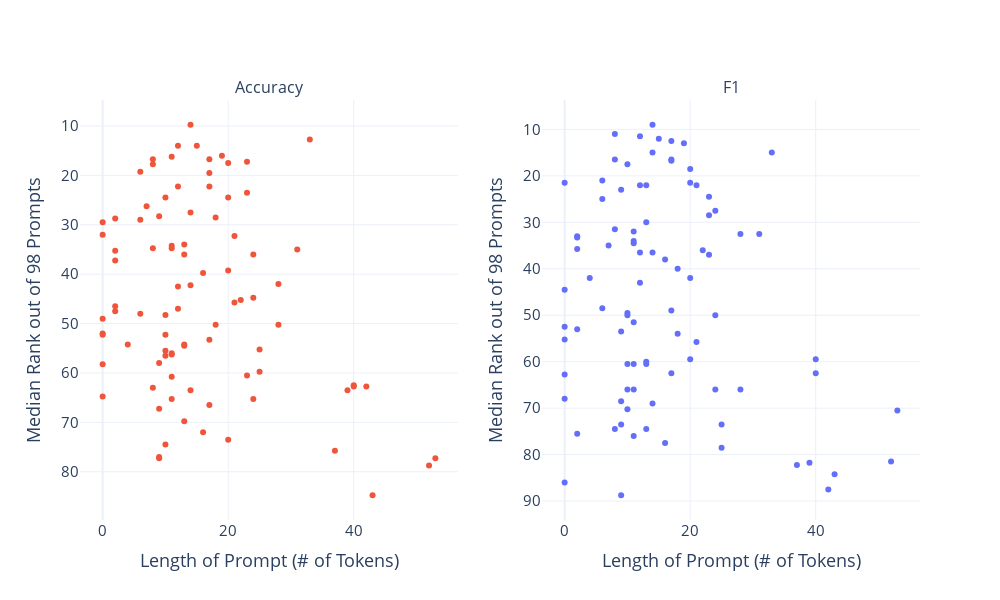

Source (notebook cell):
### Code cell
task_colors = {'CLASSIFICATION': '#1f77b4',
 'COMPLETION': '#ff7f0e',
 'ENTAILMENT': '#2ca02c',
 'MCQ': '#d62728',
 'QA': '#9467bd',
 'SENTIMENT': '#8c564b',
 'SUMMARIZATION': '#e377c2'}

GROUP_NAME_MAPPING = {
    "anli[dev_r1]"                            : "ANLI R1",
    "anli[dev_r2]"                            : "ANLI R2",
    "anli[dev_r3]"                            : "ANLI R3",
    "CommitmentBank[validation]"              : "CB",
    "AQuA[validation]"                        : "AQuA",
    "WordsinContext[validation]"              : "WiC",
    "RecognizingTextualEntailment[validation]": "RTE",
    "craigslist_bargains[validation]"         : "Craigslist",
}
valid_metrics = ['f1', 'em', 'accuracy']

# subplot_count = 

figure_object = {}

inverse_map_names = {v:k for k,v in GROUP_NAME_MAPPING.items()}
subplot_titles = sorted(list(inverse_map_names))


fig = make_subplots(
    1,
    2,
    subplot_titles=["Accuracy","F1"],
)
f1_chart = go.Scatter(
    x=medians['prompt_tokens'].tolist(),
    y=medians['f1_rank'].tolist(),
    mode='markers',
    showlegend=False
)
fig.append_trace(f1_chart, row=1, col=2)

acc_chart = go.Scatter(
    x=medians['prompt_tokens'].tolist(),
    y=medians['accuracy_rank'].tolist(),
    mode='markers',
    showlegend=False
    
)
fig.append_trace(acc_chart, row=1, col=1)
fig.update_layout(
#                 title=title+" - "+met_name,
    title_x=0.5,
    font=dict(size=15),
    template="plotly_white",
    legend_orientation='h',
    legend=dict(xanchor="center", x=0.5, bgcolor="rgba(0,0,0,0)"),
    # yaxis=dict(range=[0,100]),
    width=1000,
    height=600,
)
fig['layout']['xaxis']['title']='Length of Prompt (# of Tokens)'
fig['layout']['xaxis2']['title']='Length of Prompt (# of Tokens)'
fig['layout']['yaxis']['autorange'] = "reversed"
fig['layout']['yaxis2']['autorange'] = "reversed"
fig['layout']['yaxis']['title']='Median Rank out of 98 Prompts'
fig['layout']['yaxis2']['title']='Median Rank out of 98 Prompts'
fig.update_yaxes(range=[0,100])# hide all the xticks
fig.write_image(re.sub(' ', '-', 'ranks_graphs.png'))
fig.show()

### Figure 1 — Plotly figure (JSON) as saved in the notebook; plotly's stock layout.template omitted (floating-point values rounded to 4 significant figures)
{"data": [{"mode": "markers", "showlegend": false, "type": "scatter", "x": [10, 9, 20, 14, 8, 13, 7, 12, 13, 42, 16, 11, 20, 40, 20, 9, 43, 10, 6, 10, 12, 18, 2, 2, 14, 22, 17, 13, 11, 24, 12, 39, 18, 11, 33, 17, 11, 17, 24, 6, 9, 25, 4, 17, 31, 25, 28, 0, 10, 52, 23, 9, 0, 10, 10, 0, 21, 15, 23, 40, 16, 53, 19, 21, 23, 11, 9, 8, 17, 0, 11, 2, 12, 14, 37, 11, 0, 24, 2, 28, 0, 2, 8, 13, 13, 0, 8, 6, 14, 20], "xaxis": "x2", "y": [49.5, 23, 59.5, 15, 31.5, 22, 35, 11.5, 60.5, 87.5, 77.5, 51.5, 21.5, 62.5, 42, 73.5, 84.25, 66, 48.5, 50, 22, 40, 75.5, 33, 69, 36, 49, 60, 76, 66, 43, 81.75, 54, 60.5, 15, 12.5, 34, 62.5, 27.5, 21, 68.5, 78.5, 42, 16.5, 32.5, 73.5, 32.5, 52.5, 60.5, 81.5, 28.5, 88.75, 21.5, 17.5, 70.25, 62.75, 55.75, 12, 24.5, 59.5, 38, 70.5, 13, 22, 37, 32, 53.5, 74.5, 16.75, 55.25, 34.5, 35.75, 36.5, 36.5, 82.25, 66, 68, 50, 33.25, 66, 86, 53, 11, 30, 74.5, 44.5, 16.5, 25, 9, 18.5], "yaxis": "y2"}, {"mode": "markers", "showlegend": false, "type": "scatter", "x": [10, 9, 20, 14, 8, 13, 7, 12, 13, 42, 16, 11, 20, 40, 20, 9, 43, 10, 6, 10, 12, 18, 2, 2, 14, 22, 17, 13, 11, 24, 12, 39, 18, 11, 33, 17, 11, 17, 24, 6, 9, 25, 4, 17, 31, 25, 28, 0, 10, 52, 23, 9, 0, 10, 10, 0, 21, 15, 23, 40, 16, 53, 19, 21, 23, 11, 9, 8, 17, 0, 11, 2, 12, 14, 37, 11, 0, 24, 2, 28, 0, 2, 8, 13, 13, 0, 8, 6, 14, 20], "xaxis": "x", "y": [48.25, 28.25, 73.5, 27.5, 34.75, 36, 26.25, 14, 69.75, 62.75, 72, 56.25, 17.5, 62.75, 39.25, 77.25, 84.75, 52.25, 48, 55.5, 22.25, 28.5, 47.5, 28.75, 63.5, 45.25, 53.25, 54.5, 65.25, 65.25, 47, 63.5, 50.25, 60.75, 12.75, 16.75, 34.25, 66.5, 36, 19.25, 67.25, 59.75, 54.25, 22.25, 35, 55.25, 42, 49, 56.5, 78.75, 23.5, 77, 29.5, 24.5, 74.5, 32, 45.75, 14, 17.25, 62.5, 39.75, 77.25, 16, 32.25, 60.5, 34.75, 58, 63, 19.5, 64.75, 16.25, 35.25, 42.5, 42.25, 75.75, 56, 58.25, 44.75, 37.25, 50.25, 52, 46.5, 16.75, 34, 54.25, 52.25, 17.75, 29, 9.75, 24.5], "yaxis": "y"}], "layout": {"annotations": [{"font": {"size": 16}, "showarrow": false, "text": "Accuracy", "x": 0.225, "xanchor": "center", "xref": "paper", "y": 1, "yanchor": "bottom", "yref": "paper"}, {"font": {"size": 16}, "showarrow": false, "text": "F1", "x": 0.775, "xanchor": "center", "xref": "paper", "y": 1, "yanchor": "bottom", "yref": "paper"}], "font": {"size": 15}, "height": 600, "legend": {"bgcolor": "rgba(0,0,0,0)", "orientation": "h", "x": 0.5, "xanchor": "center"}, "title": {"x": 0.5}, "width": 1000, "xaxis": {"anchor": "y", "domain": [0, 0.45], "title": {"text": "Length of Prompt (# of Tokens)"}}, "xaxis2": {"anchor": "y2", "domain": [0.55, 1], "title": {"text": "Length of Prompt (# of Tokens)"}}, "yaxis": {"anchor": "x", "autorange": "reversed", "domain": [0, 1], "range": [0, 100], "title": {"text": "Median Rank out of 98 Prompts"}}, "yaxis2": {"anchor": "x2", "autorange": "reversed", "domain": [0, 1], "range": [0, 100], "title": {"text": "Median Rank out of 98 Prompts"}}}}
